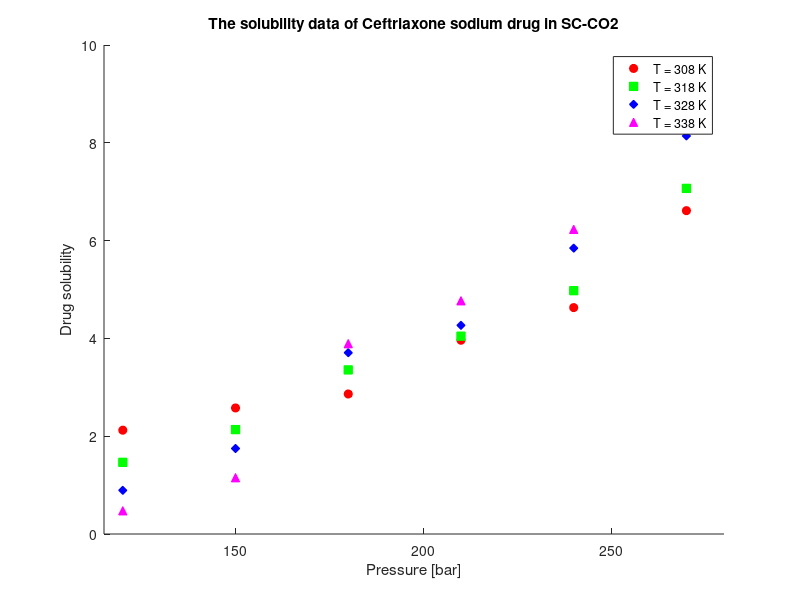
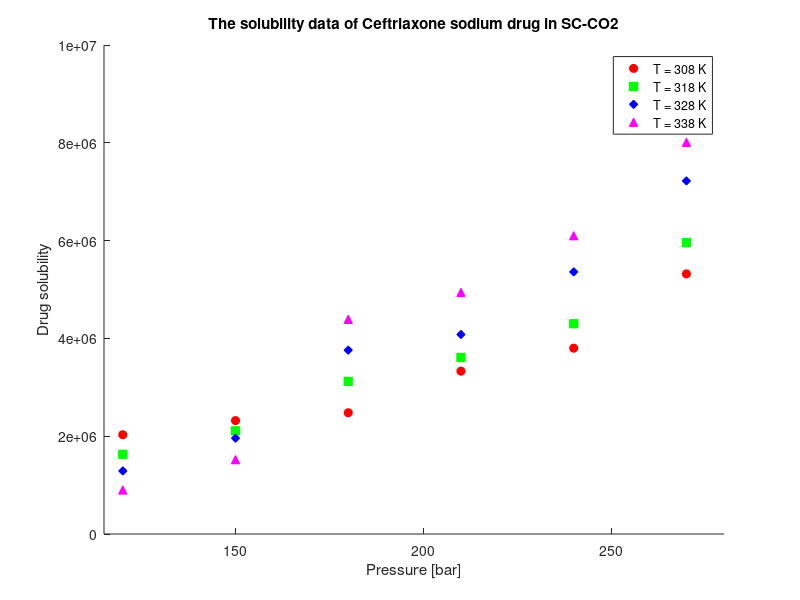

Write the MATLAB code that produced these figures, in order.
T_c = 253;
Mw_drug = 598.5;
Mw_CO2 = 44.01;

P = [120 150 180 210 240 270];                      % Pressure [bar]

rho_CO2 =   [769 817 849 875 896 914;
            661 744 791 824 851 872;
            509 656 725 769 802 829;
            388 557 652 710 751 783];               % Density [kg/m3]

y_1 =   [2.03 2.32 2.48 3.33 3.80 5.32;
        1.63 2.11 3.12 3.61 4.30 5.96;
        1.29 1.96 3.76 4.08 5.36 7.22;
        0.90 1.52 4.39 4.94 6.10 8.01]/10^6;        % mole fraction

y_b =   [2.03 2.32 2.48 3.33 3.80 5.32;
        1.63 2.11 3.12 3.61 4.30 5.96;
        1.29 1.96 3.76 4.08 5.36 7.22;
        0.90 1.52 4.39 4.94 6.10 8.01]*10^6;        % mole fraction

S = zeros(4,6);
for j=1:4
    for i=1:6
        S(j,i) = (rho_CO2(j,i) * y_1(j,i) * Mw_drug)/(Mw_CO2 * (1 - y_1(j,i)));
    end
end
S = S*100
% C_drug = [0.021 0.026 0.029 0.039 0.046 0.066];     % solubility or concentration [g/L]

figure(1);
hold on;
scatter(P, S(1,:), 'r', 'o', 'MarkerFaceColor', 'r');  
scatter(P, S(2,:), 'g', 's', 'MarkerFaceColor', 'g');  
scatter(P, S(3,:), 'b', 'd', 'MarkerFaceColor', 'b');  
scatter(P, S(4,:), 'm', '^', 'MarkerFaceColor', 'm');  

xlabel('Pressure [bar]');
ylabel('Drug solubility');
title('The solubility data of Ceftriaxone sodium drug in SC-CO2');

legend('T = 308 K', 'T = 318 K', 'T = 328 K', 'T = 338 K');
xlim([115 280]);

figure(2);
hold on;
scatter(P, y_b(1,:), 'r', 'o', 'MarkerFaceColor', 'r');  
scatter(P, y_b(2,:), 'g', 's', 'MarkerFaceColor', 'g');  
scatter(P, y_b(3,:), 'b', 'd', 'MarkerFaceColor', 'b');  
scatter(P, y_b(4,:), 'm', '^', 'MarkerFaceColor', 'm');  

xlabel('Pressure [bar]');
ylabel('Drug solubility');
title('The solubility data of Ceftriaxone sodium drug in SC-CO2');

legend('T = 308 K', 'T = 318 K', 'T = 328 K', 'T = 338 K');
xlim([115 280]);
